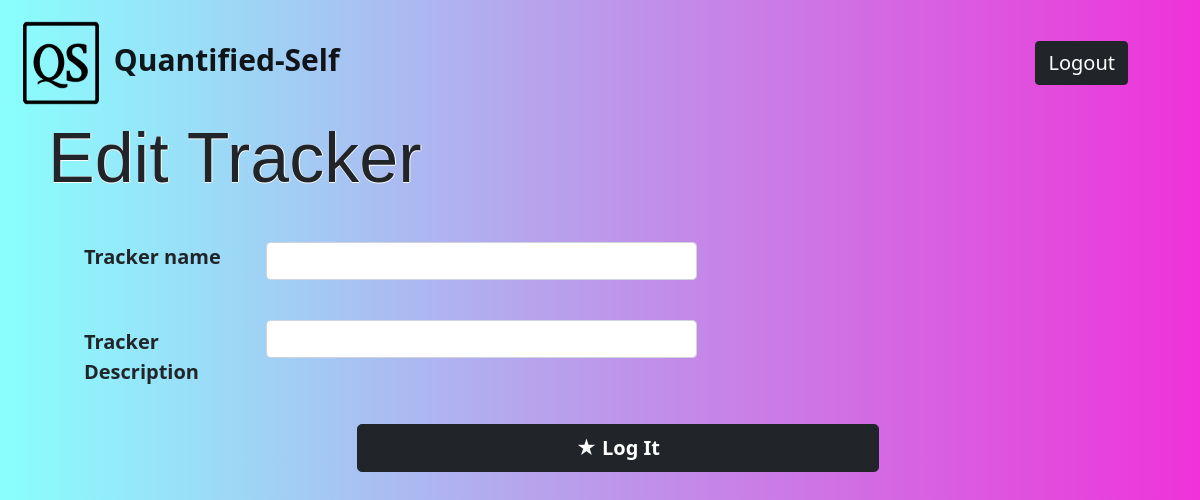
Page /update_tracker/3 on the earlier database version.
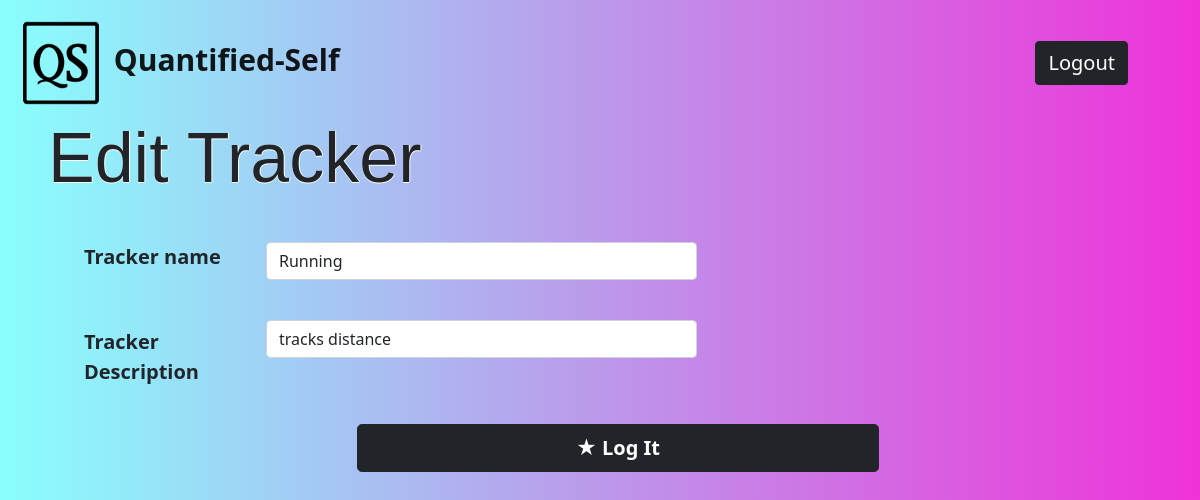
Same page on the later database version.
### app.py (models this page shows)
class Tracker(db.Model):
    __tablename__ = 'tracker'
    tracker_id = db.Column(db.Integer, primary_key=True, autoincrement=True)
    user_id = db.Column(db.Integer, db.ForeignKey("user.user_id"), nullable=False)
    tracker_name = db.Column(db.String, nullable=False)
    description = db.Column(db.String, nullable=False)
    tracker_type = db.Column(db.String, nullable=False)
    options = db.Column(db.String, nullable=True, default=None)
    logs = db.relationship('Log')

### app.py (the view, shortened to what this page needs)
@app.route('/update_tracker/<int:tid>', methods=['GET','POST'])
def update_tracker(tid):
    trackfil = Tracker.query.filter_by(tracker_id=tid).first()
    if request.method=='GET':
        return render_template('update_tracker.html', trackfil=trackfil)

### templates/update_tracker.html (shortened to what this page needs)
<!DOCTYPE html>
<html lang="en">
<head>
    <link href="https://cdn.jsdelivr.net/npm/bootstrap@5.1.3/dist/css/bootstrap.min.css" rel="stylesheet"
>
    <link rel="stylesheet" type="text/css" href="{{ url_for('static' ,filename='style.css') }}">
</head>
<body class="bg-Logs">
    <nav class="navbar navbar-light ">
        <div class="container mx-1 ">
            <a class="navbar-brand" style="font-size: 30px;" href="/dashboard/{{trackfil.user_id}}">
                <img src="{{ url_for('static' ,filename='QS logo.png') }}" alt="" width="90" height="100" class="d-inline-block align-text-middle">
                <b> Quantified-Self </b>
            </a>
            <a class="btn btn-dark btn-block mx-1" style="font-size:20px;" href="/logout">Logout </a>
        </div>
    </nav>
    <form method="post" action="/update_tracker/{{trackfil.tracker_id}}">
        <h1 class="display-4 mx-5 "
            style="font-family: 'Franklin Gothic Medium', 'Arial Narrow', Arial, sans-serif; font-size: 70px;position: relative; top: -10px;">
            Edit Tracker</h1><br>
        <div class="container mb-3 mx-5 row">
            <label for="trackerdesc" class="col-sm-2 form-label" style="font-size: 20px;"><b>Tracker name</b></label>
            <div class="col-sm-5">
                <input class="form-control" name="newtname" type="text" value="{{trackfil.tracker_name}}"
                    aria-label="Disabled input example">
            </div>
        </div><br>
        <div class="container mb-3 mx-5 row">
            <label for="trackername" class="col-sm-2 col-form-label" style="font-size: 20px;"><b>Tracker
                    Description</b></label>
            <div class="col-sm-5">
                <input class="form-control" name="newtdesc" type="text" value="{{trackfil.description}}"
                    aria-label="Disabled input example">
            </div>
            <div style="text-align: center; position: relative; bottom:-30px;" class="d-grid gap-2 col-6 mx-auto">
                <button type="submit" class="btn btn-dark btn-block btn-lg " value="Logit"><span
                        style="font-size:100%;color:white;">&starf;</span> <b> Log It </b></button>
            </div>
        </div>
    </form>
</body>
</html>

Differences in the rows shown:
added Tracker: newtname "Running", newtdesc "tracks distance"
